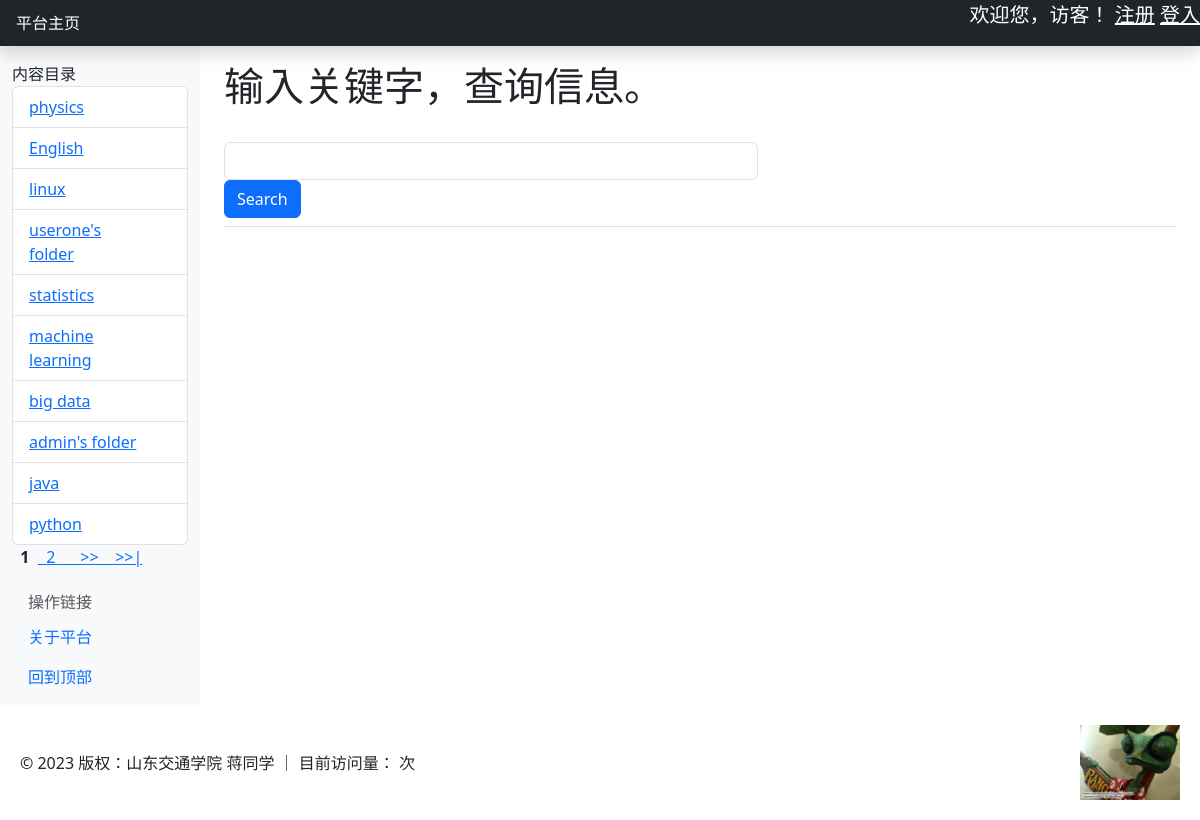
Page /rango/search/ on the committed database.
### rango/models.py (models this page shows, shortened)
class Category(models.Model):
	name = models.CharField(max_length=128, unique=True)
	views = models.IntegerField(default=0)
	likes = models.IntegerField(default=0)
	slug = models.SlugField(unique=True)
	def page_count(self):
		return self.page_set.count()
	class Meta:
		verbose_name_plural = 'categories'

### rango/views.py (the view)
# urls.py: path('search/', views.search, name='search'),
def search(request):
	context_dict = {}
	categories = Category.objects.all()
	paginator = Paginator(categories, 10)
	page_number = request.GET.get('page')
	catpage = paginator.get_page(page_number)
	categories_likes_list = Category.objects.order_by('-likes')[:13]
	category_list = Category.objects.annotate(page_count=Count('page')).order_by('-page_count')[:13]
	page_list = Page.objects.order_by('-views')[:13]
	context_dict['categories'] = category_list
	context_dict['pages'] = page_list
	context_dict['categories_likes'] = categories_likes_list
	context_dict['catpage'] = catpage
	result_list = []
	if request.method == 'POST':
		query = request.POST['query'].strip()
		if query:
			result_list = run_query(query)
			context_dict['result_list'] = result_list
	return render(request, 'rango/search.html', context_dict)

### templates/rango/search.html (shortened to what this page needs)
{% extends 'rango/base.html' %}
		{% load static %}
		{% block body_block %}
		<div>
			<h1>输入关键字，查询信息。</h1>
			<br/>
			<form class="form-inline" id="user_form"
				method="post" action="{% url 'search' %}">
			<div class="input-group">
				<input class="form-control" type="text" size="50"
					name="query" value="" id="query" />
			</div>
			<button class="btn btn-primary" type="submit" name="submit"
				 value="Search">Search</button>
			</form>
		</div>
		{% endblock %}

### templates/rango/base_bootstrap.html (shortened to what this page needs)
{% load static %}
{% load rango_template_tags %}
<!doctype html>
<html lang="en">
<head>
	<link rel="stylesheet" href="https://cdn.jsdelivr.net/npm/bootstrap@5.3.2/dist/css/bootstrap.min.css">
	<link href="https://getbootstrap.com/docs/5.3/dashboard.css" rel="stylesheet">
</head>
<body>
<header class="navbar navbar-dark sticky-top bg-dark flex-md-nowrap p-0 shadow">
	<a class="navbar-brand col-md-3 col-lg-2 me-0 px-3 fs-6" href="{% url 'index' %}">平台主页</a>
	<div class="navbar-nav">
		<div class="nav-item text-nowrap" style="color:white;align-content: center">
			<ul>
				{% if user.is_authenticated %}
					<p class="lead" style="color:white">欢迎您，本站用户：{{ user.username }}！
						<a style="color:white" href="{% url 'auth_logout' %}?next={% url 'index' %}">登出</a></p>
				{% else %}
					<p class="lead" style="color:white;align-content: center">欢迎您，访客！
						<a style="color:white" href="{% url 'registration_register' %}">注册</a>
						<a style="color:white" href="{% url 'auth_login' %}">登入</a></p>
				{% endif %}
			</ul>
		</div>
	</div>
</header>
<div class="container-fluid">
	<div class="row">
		<nav id="sidebarMenu" class="col-md-3 col-lg-2 d-md-block bg-light sidebar collapse">
			<div class="position-sticky pt-3 sidebar-sticky">
	 {% block sidebar_block %}
    <span>内容目录</span>
    {% if catpage %}
   <ul class="list-group"  >
        {% for category in catpage %}
       <li class="list-group-item d-flex justify-content-between align-items-center">
             <a href="{% url 'show_category' category.slug %}">{{ category.name }}</a>
             <span class="badge badge-primary badge-pill">{{ category.page_count }}</span>
        </li>
        {% endfor %}
    </ul>
    {% else %}
    <strong>暂时没有目录.</strong>
    {% endif %}
{% endblock %}
	 {% block split_pages_block %}
    <div class="pagination">
        {% for num in catpage.paginator.page_range %}
            {% if catpage.number == num %}
                <strong>&nbsp;&nbsp;{{ num }}&nbsp;&nbsp;</strong>
            {% else %}
                <a href="?page={{ num }}">&nbsp;&nbsp;{{ num }}&nbsp;&nbsp;</a>
            {% endif %}
        {% endfor %}
        {% if catpage.has_next %}
            <a href="?page={{ catpage.next_page_number }}"> &nbsp;&nbsp;&nbsp;&nbsp;>>&nbsp;&nbsp; </a>
            <a href="?page={{ catpage.paginator.num_pages }}">&nbsp;&nbsp;>>|</a>
        {% endif %}
    </div>
			{% endblock %}
				<h6 class="sidebar-heading d-flex justify-content-between align-items-center px-3 mt-4 mb-1 text-muted text-uppercase">
					<span>操作链接</span>
				</h6>
				<ul class="nav flex-column mb-2">
					{% if user.is_authenticated %}
						<li class="nav-item">
							<a class="nav-link" href="{% url 'add_category' %}">
								<span data-feather="file-text" class="align-text-bottom"></span>
								添加目录
							</a>
						</li>
						<li class="nav-item">
							<a class="nav-link" href="{% url 'restricted' %}">
								<span data-feather="file-text" class="align-text-bottom"></span>
								登录提示</a>
						</li>
						<li class="nav-item">
							<a class="nav-link" href="{% url 'auth_password_change' %}">
								<span data-feather="file-text" class="align-text-bottom"></span>
								修改密码</a>
						</li>
						<li class="nav-item">
							<a class="nav-link" href="{% url 'about' %}">
								<span data-feather="file-text" class="align-text-bottom"></span>
								关于平台</a>
						</li>
						<li class="nav-item"><a class="nav-link" href="#">回到顶部</a></li>
					{% else %}
						<li class="nav-item">
							<a class="nav-link" href="{% url 'about' %}">
								关于平台</a>
						</li>
						<li class="nav-item"><a class="nav-link" href="#">回到顶部</a></li>
					{% endif %}
				</ul>
			</div>
		</nav>
		<main class="col-md-9 ms-sm-auto col-lg-10 px-md-4">
			<div class="d-flex justify-content-between flex-wrap flex-md-nowrap align-items-center pt-3 pb-2 mb-3 border-bottom">
				{% block body_block %}
				{% endblock %}
			</div>
		</main>
	</div>
</div>
<footer style="display: flex; align-items: center; justify-content: space-between; padding: 20px;">
	<p style="margin: 0;">&copy; 2023 版权：山东交通学院 蒋同学 ｜ 目前访问量： {{ visits }}次</p>
	<img src="{% static 'images/rango.jpg' %}" alt="Picture" style="width: 100px; height: auto;">
</footer>
</body>
</html>

### rows in the picture
Category: name "physics"
Category: name "English"
Category: name "linux"
Category: name "userone's folder"
Category: name "statistics"
Category: name "machine learning"
Category: name "big data"
Category: name "admin's folder"
Category: name "java"
Category: name "python"

### other values in the picture
{{ num }} "1"
{{ num }} "2"
